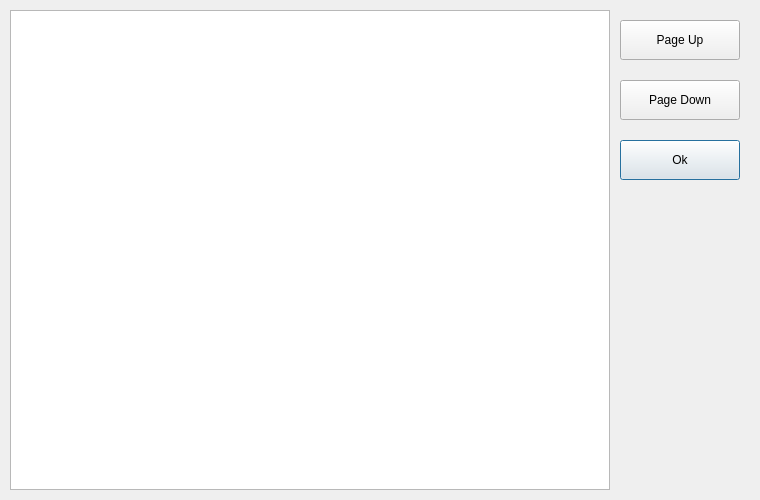
<?xml version="1.0" encoding="UTF-8"?>
<ui version="4.0">
 <class>HelpDialog</class>
 <widget class="QDialog" name="HelpDialog">
  <property name="geometry">
   <rect>
    <x>0</x>
    <y>0</y>
    <width>760</width>
    <height>500</height>
   </rect>
  </property>
  <property name="windowTitle">
   <string>HelpDialog</string>
  </property>
  <widget class="QPushButton" name="pbOk">
   <property name="geometry">
    <rect>
     <x>620</x>
     <y>140</y>
     <width>120</width>
     <height>40</height>
    </rect>
   </property>
   <property name="text">
    <string>Ok</string>
   </property>
  </widget>
  <widget class="QTextEdit" name="textEdit">
   <property name="geometry">
    <rect>
     <x>10</x>
     <y>10</y>
     <width>600</width>
     <height>480</height>
    </rect>
   </property>
  </widget>
  <widget class="QPushButton" name="pbPageUp">
   <property name="geometry">
    <rect>
     <x>620</x>
     <y>20</y>
     <width>120</width>
     <height>40</height>
    </rect>
   </property>
   <property name="text">
    <string>Page Up</string>
   </property>
  </widget>
  <widget class="QPushButton" name="pbPageDown">
   <property name="geometry">
    <rect>
     <x>620</x>
     <y>80</y>
     <width>120</width>
     <height>40</height>
    </rect>
   </property>
   <property name="text">
    <string>Page Down</string>
   </property>
  </widget>
 </widget>
 <layoutdefault spacing="6" margin="11"/>
 <resources/>
 <connections/>
</ui>
